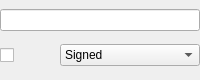
<?xml version="1.0" encoding="UTF-8"?>
<ui version="4.0">
 <class>ChartVariable</class>
 <widget class="QWidget" name="ChartVariable">
  <property name="geometry">
   <rect>
    <x>0</x>
    <y>0</y>
    <width>200</width>
    <height>80</height>
   </rect>
  </property>
  <property name="minimumSize">
   <size>
    <width>200</width>
    <height>80</height>
   </size>
  </property>
  <property name="windowTitle">
   <string>Form</string>
  </property>
  <layout class="QVBoxLayout" name="verticalLayout">
   <property name="spacing">
    <number>0</number>
   </property>
   <property name="leftMargin">
    <number>0</number>
   </property>
   <property name="topMargin">
    <number>0</number>
   </property>
   <property name="rightMargin">
    <number>0</number>
   </property>
   <property name="bottomMargin">
    <number>0</number>
   </property>
   <item>
    <layout class="QHBoxLayout" name="horizontalLayout_2">
     <item>
      <widget class="QLineEdit" name="leNAme"/>
     </item>
    </layout>
   </item>
   <item>
    <layout class="QHBoxLayout" name="horizontalLayout">
     <item>
      <widget class="QCheckBox" name="cbEnabled">
       <property name="minimumSize">
        <size>
         <width>30</width>
         <height>30</height>
        </size>
       </property>
       <property name="maximumSize">
        <size>
         <width>30</width>
         <height>30</height>
        </size>
       </property>
       <property name="text">
        <string/>
       </property>
      </widget>
     </item>
     <item>
      <widget class="ColorCircleLabel" name="lblColor">
       <property name="minimumSize">
        <size>
         <width>30</width>
         <height>30</height>
        </size>
       </property>
       <property name="maximumSize">
        <size>
         <width>30</width>
         <height>30</height>
        </size>
       </property>
       <property name="text">
        <string/>
       </property>
      </widget>
     </item>
     <item>
      <widget class="QComboBox" name="cbType">
       <item>
        <property name="text">
         <string>Signed</string>
        </property>
       </item>
       <item>
        <property name="text">
         <string>Unsigned</string>
        </property>
       </item>
      </widget>
     </item>
    </layout>
   </item>
  </layout>
 </widget>
 <customwidgets>
  <customwidget>
   <class>ColorCircleLabel</class>
   <extends>QLabel</extends>
   <header>src/color_circle_label.h</header>
  </customwidget>
 </customwidgets>
 <resources/>
 <connections/>
</ui>
